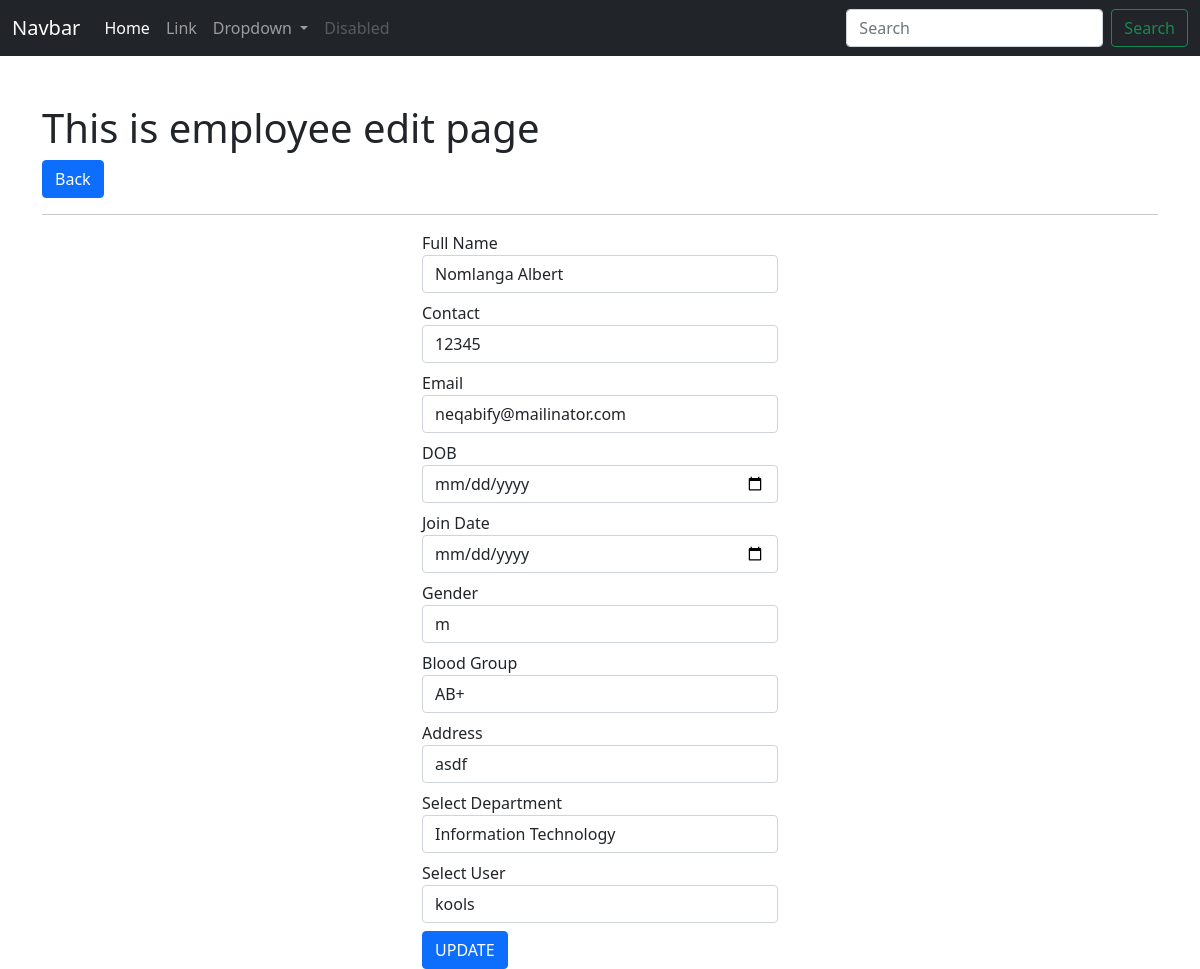
The page /employee/edit/5/ on the database its author committed.
### app_employeewebsite/models.py (models this page shows, shortened)
class Employee(models.Model):
    full_name = models.CharField(max_length=255)
    contact = models.CharField(max_length=255)
    email = models.EmailField()
    dob = models.DateField()
    join_date = models.DateField()
    gender = models.CharField(max_length=255)
    blood_group = models.CharField(max_length=255)
    address =  models.CharField(max_length=255)
    user = models.ForeignKey(User, on_delete=models.CASCADE)
    department = models.ForeignKey(Department, on_delete=models.CASCADE)
    class Meta:
        db_table= 'app_employee'

### app_employeewebsite/views.py (the view)
# urls.py: path('employee/edit/<int:id>/', views.employee_edit, name='emp-edit'),
def employee_edit(request, id ):
    data = Employee.objects.get(id=id)
    department = Department.objects.all()
    user = User.objects.all()
    context = {"data": data,"department": department, "user": user}
    return render (request, 'employees/edit_employee.html', context)

### templates/employees/edit_employee.html (shortened to what this page needs)
{% extends 'layouts/master.html' %}
{% block content %}
<div class="container mt-5">
<h1> This is employee edit page </h1>
<a href="{% url 'emp-index' %}" class="btn btn-primary">Back</a>
<hr>
<div class="row">
    <div class="col-md-4"></div>
    <div class="col-md-4">
        <form action="{% url 'emp-update' %}" method="post">
            <div class="form-group mb-2">
                <label>Full Name</label>
                <input type="text" class="form-control" name="full_name" value="{{data.full_name}}">
            </div>
            <div class="form-group mb-2">
                <label>Contact</label>
                <input type="text" class="form-control" name="contact" value="{{data.contact}}">
            </div>
            <div class="form-group mb-2">
                <label>Email</label>
                <input type="text" class="form-control" name="email" value="{{data.email}}">
            </div>
            <div class="form-group mb-2">
                <label>DOB</label>
                <input type="date" class="form-control" name="dob" value="{{data.dob}}">
            </div>
            <div class="form-group mb-2">
                <label>Join Date</label>
                <input type="date" class="form-control" name="join_date" value="{{data.join_date}}">
            </div>
            <div class="form-group mb-2">
                <label>Gender</label>
                <input type="text" class="form-control" name="gender" value="{{data.gender}}">
            </div>
            <div class="form-group mb-2">
                <label>Blood Group</label>
                <input type="text" class="form-control" name="blood_group" value="{{data.blood_group}}">
            </div>
            <div class="form-group mb-2">
                <label>Address</label>
                <input type="text" class="form-control" name="address" value="{{data.address}}">
            </div>
            <div class="form-goup mb-2">
                <label>Select Department</label>
                <select name="department" class="form-control">
                    {% for val in department %}
                    <option value="{{val.id}}">{{ val.department_name }}</option>
                    {% endfor %}
                </select>
            </div>
            <div class="form-goup mb-2">
                <label>Select User</label>
                <select name="user" class="form-control">
                    {% for val in user %}
                    <option value="{{val.id}}">{{ val.username }}</option>
                    {% endfor %}
                </select>
            </div>
            <input type="submit" class="btn btn-primary" value="UPDATE">
        </form>
    </div>
    <div class="col-md-2"></div>
</div>
{% endblock %}

### rows shown on the page
Employee: full_name "Nomlanga Albert", contact "12345", email "neqabify@mailinator.com", gender "m", blood_group "AB+", address "asdf"

### other values the page prints
form field department "Information Technology"
form field user "kools"
